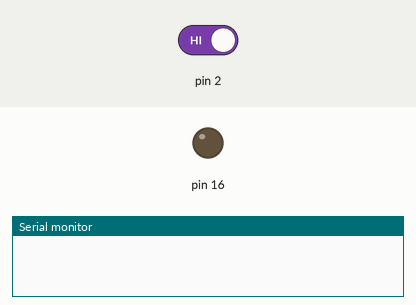
Simulated run of this sketch. Board: Arduino Uno, built with avr-gcc and run on an emulated ATmega328P. On the bench: output pins drawn as LEDs (lit = HIGH), the last lines printed to the serial monitor. Inputs (shaded band) come from the test bench; at power-on: pin 2 HIGH.

Above: at 1.2 s.
1.3 s: pin 2 driven LOW
At 1.6 s:
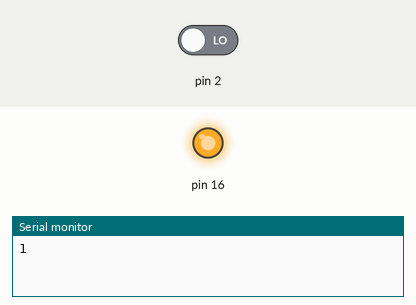
Timing chart, 0 to 4.3 s (numbered marks = the images above; inputs shaded):
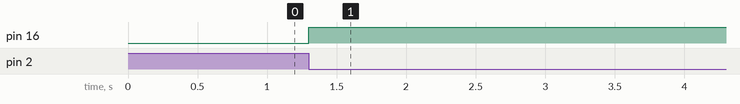

The sketch:

button_debounce.ino
```cpp
volatile uint8_t counter = 0; // volatile can be changed in interrupts

void setup() {

  cli();  // disable interrupts

  // Data Direction Register D
  // & = bitwise AND
  DDRD &= ~(1 << PD2);  // Set pin 2 as input (0, ~ = negation)
  // Data Register D
  PORTD &= ~(1 << PD2); // disable internal pull-up (0)

  // External Interruptor Controll Register A
  // ISC01 = 1 ja ISC00 = 0 => falling edge
  EICRA |= (1 << ISC01);
  EICRA &= ~(1 << ISC00);

  // External Interrupt Mask Register
  EIMSK |= (1 << INT0);

  // Data Direction Register B
  DDRC |= (1 << PC2); // Set pin 12 as output (1)

  sei();  // Enable global interrupts

  Serial.begin(9600);
}

ISR(INT0_vect){
  counter++;

  if(counter > 9){
    counter = 0;
  }

  // toggle led
  //PORTC ^= (1 << PC2);  // ^= means XOR
  PINC = (1 << PC2);
}

void loop(){
  static uint8_t lastCounter = 0;

  if(lastCounter != counter){
    Serial.println(counter);
    lastCounter = counter;
  }
}
```

Measured:
- after the input at 1.3 s, pin 16: LOW → HIGH at once
